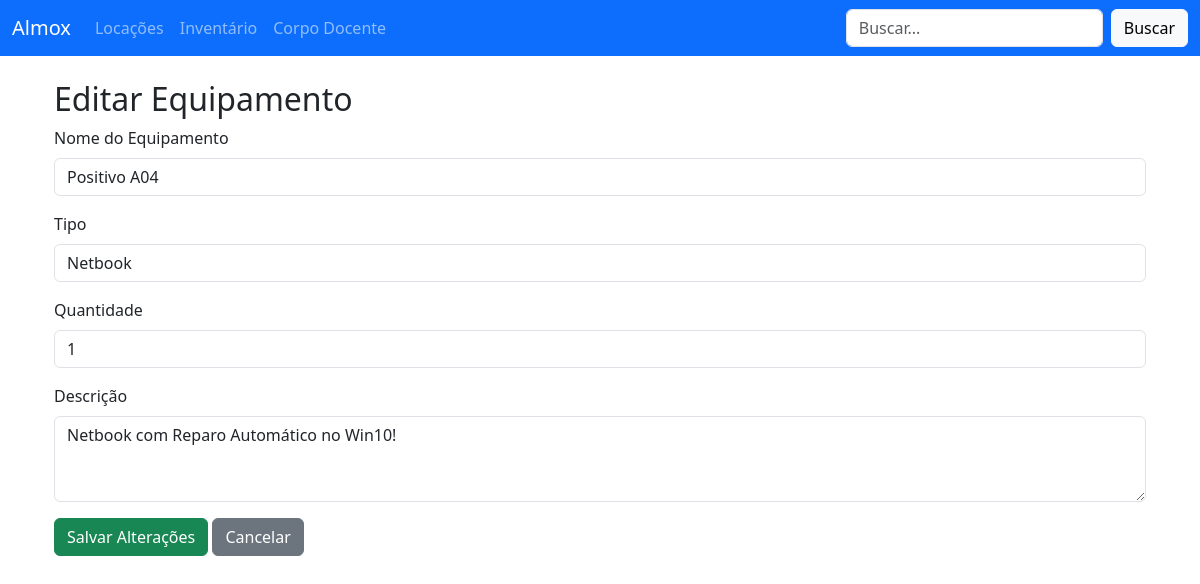
The app's page /inventory/edit/4 with its own data.
### tables this page shows
CREATE TABLE inventory (
                id INTEGER PRIMARY KEY AUTOINCREMENT,
                nome TEXT NOT NULL,
                tipo TEXT NOT NULL,
                quantidade INTEGER NOT NULL,
                descricao TEXT
            );

### app.py (the view, shortened to what this page needs)
@app.route("/inventory/edit/<int:item_id>", methods=["GET", "POST"])
def edit_inventory(item_id):
    conn = sqlite3.connect(DB_NAME)
    conn.row_factory = sqlite3.Row
    cursor = conn.cursor()
    cursor.execute("SELECT * FROM inventory WHERE id = ?", (item_id,))
    item = cursor.fetchone()
    conn.close()
    return render_template("inventory_form.html", item=item, edit=True)

### templates/inventory_form.html
{% extends "layout.html" %}
{% block content %}
<div class="container mt-4">
    <h2>{{ 'Editar Equipamento' if edit else 'Novo Equipamento' }}</h2>
    <form method="post">
        <div class="mb-3">
            <label for="nome" class="form-label">Nome do Equipamento</label>
            <input type="text" class="form-control" id="nome" name="nome" required
                   value="{{ item.nome if item else '' }}">
        </div>
        <div class="mb-3">
            <label for="tipo" class="form-label">Tipo</label>
            <input type="text" class="form-control" id="tipo" name="tipo" required
                   value="{{ item.tipo if item else '' }}">
        </div>
        <div class="mb-3">
            <label for="quantidade" class="form-label">Quantidade</label>
            <input type="number" class="form-control" id="quantidade" name="quantidade" min="1" required
                   value="{{ item.quantidade if item else '' }}">
        </div>
        <div class="mb-3">
            <label for="descricao" class="form-label">Descrição</label>
            <textarea class="form-control" id="descricao" name="descricao"
                      rows="3">{{ item.descricao if item else '' }}</textarea>
        </div>
        <button type="submit" class="btn btn-success">{{ 'Salvar Alterações' if edit else 'Salvar' }}</button>
        <a href="{{ url_for('inventory') }}" class="btn btn-secondary">Cancelar</a>
    </form>
</div>
{% endblock %}

### records on screen
inventory: nome "Positivo A04", tipo "Netbook", quantidade "1", descricao "Netbook com Reparo Automático no Win10!"

### other values on screen
{{ 'Editar Equipamento' if edit else 'Novo Equipamento' }} "Editar Equipamento"
{{ 'Salvar Alterações' if edit else 'Salvar' }} "Salvar Alterações"
